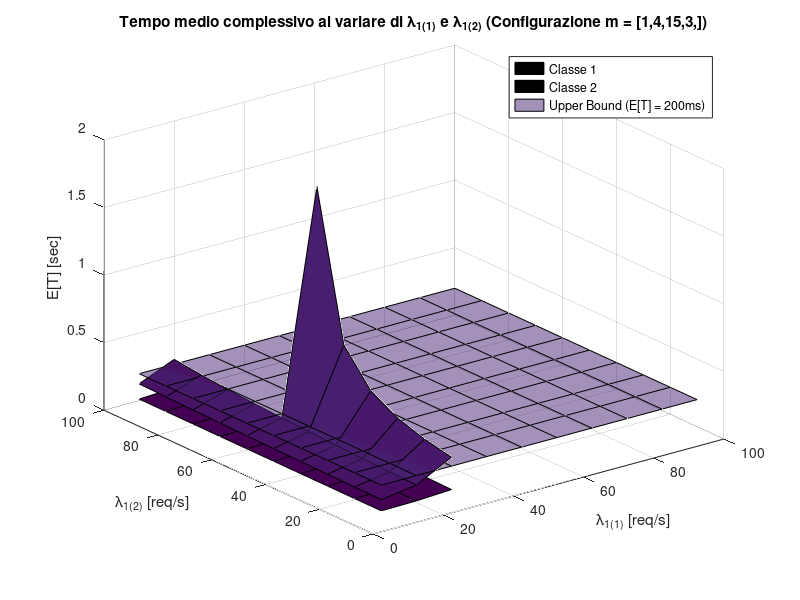

Write MATLAB code to recreate this figure. (Note: this script raises an error after producing the figure.)
%% Definizione dei parametri
% Definizione dei parametri del tempo medio di servizion
mean_service_time_pcscf_class1 = 1.1*10^-3;
mean_service_time_scscf_class1 = 7.2*10^-3;
mean_service_time_icscf_class1 = 4.1*10^-2;
mean_service_time_hss_class1 = 4.6*10^-3;

mean_service_time_pcscf_class2 = mean_service_time_pcscf_class1 * 10;
mean_service_time_scscf_class2 = mean_service_time_scscf_class1 * 10;
mean_service_time_icscf_class2 = mean_service_time_icscf_class1 * 10;
mean_service_time_hss_class2 = mean_service_time_hss_class1 * 10;

% Definizione dei parametri del tasso degli arrivi esterni per il P-CSCF
lambda_ext_pcscf_class1 = 100;
lambda_ext_pcscf_class2 = 100;

% Definizione del numero di server per nodo
m_pcscf = 1;
m_scscf = 4;
m_icscf = 15;
m_hss = 3;

K = 4; % Numero di nodi
C = 2; % Numero di classi

T_limit = 200*10^-3; % Tempo di session setup limite

%-------------------------------------------------------------------------------
%% Definizione della matrice di probabilità di routing
% Si presuppone che non sia possibile effettuare il passaggio da una classe
% ad un'altra
P = zeros(C,K,C,K);

P(1,:,1,:) = [0 1 0 0; 0 0 1 0; 0 0 0 1; 0 0 0 0];
P(2,:,2,:) = P(1,:,1,:);

%-------------------------------------------------------------------------------
%% Definizione dei vettori necessari per svolgere le operazioni
% Definizione del vettore dei server
m_vector = [m_pcscf; m_scscf; m_icscf; m_hss];

% Definizione del vettore lambda_ext
lambda_ext_matrix = zeros(C,K);

lambda_ext_matrix(1,1) = lambda_ext_pcscf_class1;
lambda_ext_matrix(2,1) = lambda_ext_pcscf_class2;
lambda_ext_vector = sum(lambda_ext_matrix,2)'

% Definizione della matrice dei tempi di servizi medi
S = zeros(C,K);

S(:,1) = [mean_service_time_pcscf_class1; mean_service_time_pcscf_class2];
S(:,2) = [mean_service_time_scscf_class1; mean_service_time_scscf_class2];
S(:,3) = [mean_service_time_icscf_class1; mean_service_time_icscf_class2];
S(:,4) = [mean_service_time_hss_class1; mean_service_time_hss_class2];

% Calcolo del vettore di visite per una rete multi-class open
V = qnomvisits(P, lambda_ext_matrix);

%-------------------------------------------------------------------------------
% Calcolo del tempo di risposta complessio del servizio per le due classi
T_tot_func = @(Q, lambda_ext_vector) sum(Q,2)./lambda_ext_vector;

%-------------------------------------------------------------------------------
%%Plot del grafico del tempo complessivo al variare di lambda_ext_pcscf_class2
% e lambda_ext_pcscf_class1

% Definizione delle strutture d'appoggio
lambda_ext_pcscf_class1_experiments = 10:10:100;
lambda_ext_pcscf_class2_experiments = 10:10:100;
lambda_ext_pcscf_class1_num_experiments = length(lambda_ext_pcscf_class1_experiments);
lambda_ext_pcscf_class2_num_experiments = length(lambda_ext_pcscf_class2_experiments);

lambda_ext_vector_experiments = zeros(lambda_ext_pcscf_class1_num_experiments, ...
  lambda_ext_pcscf_class2_num_experiments, C);
T_tot_experiments = zeros(lambda_ext_pcscf_class1_num_experiments, ...
  lambda_ext_pcscf_class2_num_experiments, C);

% Esecuzione degli esperimenti
for ii=1:lambda_ext_pcscf_class1_num_experiments
  for jj=1:lambda_ext_pcscf_class2_num_experiments

    % Definizione del nuovo vettore di lambda
    lambda_ext_pcscf_class1_current_experiment = lambda_ext_pcscf_class1_experiments(ii);
    lambda_ext_pcscf_class2_current_experiment = lambda_ext_pcscf_class2_experiments(jj);

    lambda_ext_matrix_current_experiment = zeros(C,K);
    lambda_ext_matrix_current_experiment(1,1) = lambda_ext_pcscf_class1_current_experiment;
    lambda_ext_matrix_current_experiment(2,1) = lambda_ext_pcscf_class2_current_experiment;
    lambda_ext_vector_experiments(ii,jj,:) = sum(lambda_ext_matrix_current_experiment,2)';

    %Calcolo del vettore delle visite
    V = qnomvisits(P, lambda_ext_matrix_current_experiment);


    % Analisi della coda
    try
      [U,R,Q,X] = qnom(squeeze(lambda_ext_vector_experiments(ii,jj,:)), S, V, m_vector);

      % Calcolo dei tempi complessivi per classe
      T_tot_experiments(ii,jj,:) = T_tot_func(Q, squeeze(lambda_ext_vector_experiments(ii,jj,:)));
    catch
      T_tot_experiments(ii,jj,:) = [NaN, NaN];
    end_try_catch

  endfor
endfor

% Plot del grafico
upper_bound_surface = T_limit * ones(lambda_ext_pcscf_class1_num_experiments, lambda_ext_pcscf_class2_num_experiments);

figure(1);
surf(lambda_ext_pcscf_class1_experiments, lambda_ext_pcscf_class2_experiments, T_tot_experiments(:,:,1));
hold on;
surf(lambda_ext_pcscf_class1_experiments, lambda_ext_pcscf_class2_experiments, T_tot_experiments(:,:,2));
surf(lambda_ext_pcscf_class1_experiments, lambda_ext_pcscf_class2_experiments, ...
  upper_bound_surface, 'FaceAlpha', 0.5);
hold off;

titletext = strcat('Tempo medio complessivo al variare di \lambda_{1(1)} e \lambda_{1(2)} (Configurazione m = [');
for ii=1:K
  titletext = strcat(titletext, num2str(m_vector(ii)), ',');
end
titletext = strcat(titletext, '])');

title(titletext);
legend('Classe 1', 'Classe 2', 'Upper Bound (E[T] = 200ms)');
xlabel('\lambda_{1(1)} [req/s]');
ylabel('\lambda_{1(2)} [req/s]');
zlabel('E[T] [sec]');
xlim(xlim_vector);
